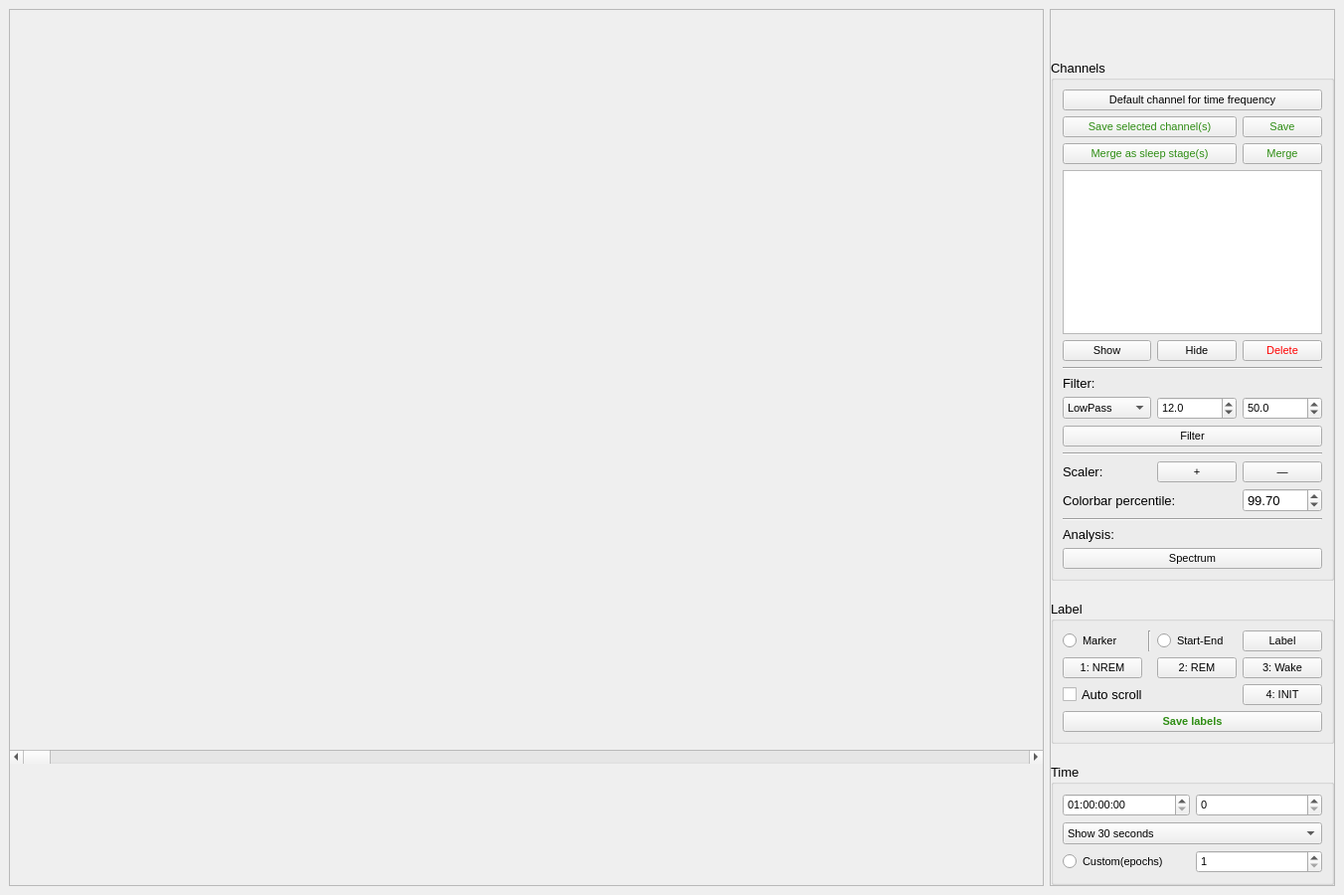
<?xml version="1.0" encoding="UTF-8"?>
<ui version="4.0">
 <class>sleep</class>
 <widget class="QMainWindow" name="sleep">
  <property name="geometry">
   <rect>
    <x>0</x>
    <y>0</y>
    <width>1352</width>
    <height>900</height>
   </rect>
  </property>
  <property name="sizePolicy">
   <sizepolicy hsizetype="Preferred" vsizetype="Preferred">
    <horstretch>0</horstretch>
    <verstretch>0</verstretch>
   </sizepolicy>
  </property>
  <property name="minimumSize">
   <size>
    <width>800</width>
    <height>900</height>
   </size>
  </property>
  <property name="windowTitle">
   <string>MiSleep</string>
  </property>
  <property name="windowIcon">
   <iconset resource="../../imgs/img.qrc">
    <normaloff>:/.png/logo.png</normaloff>:/.png/logo.png</iconset>
  </property>
  <widget class="QWidget" name="centralwidget">
   <property name="sizePolicy">
    <sizepolicy hsizetype="Preferred" vsizetype="Preferred">
     <horstretch>0</horstretch>
     <verstretch>0</verstretch>
    </sizepolicy>
   </property>
   <property name="minimumSize">
    <size>
     <width>0</width>
     <height>0</height>
    </size>
   </property>
   <layout class="QHBoxLayout" name="horizontalLayout">
    <item>
     <widget class="QFrame" name="frame">
      <property name="sizePolicy">
       <sizepolicy hsizetype="Preferred" vsizetype="Preferred">
        <horstretch>0</horstretch>
        <verstretch>0</verstretch>
       </sizepolicy>
      </property>
      <property name="frameShape">
       <enum>QFrame::StyledPanel</enum>
      </property>
      <property name="frameShadow">
       <enum>QFrame::Raised</enum>
      </property>
      <layout class="QVBoxLayout" name="verticalLayout">
       <property name="spacing">
        <number>2</number>
       </property>
       <property name="leftMargin">
        <number>0</number>
       </property>
       <property name="topMargin">
        <number>0</number>
       </property>
       <property name="rightMargin">
        <number>0</number>
       </property>
       <property name="bottomMargin">
        <number>0</number>
       </property>
       <item>
        <widget class="QScrollArea" name="signalScrollArea">
         <property name="sizePolicy">
          <sizepolicy hsizetype="Preferred" vsizetype="Preferred">
           <horstretch>0</horstretch>
           <verstretch>0</verstretch>
          </sizepolicy>
         </property>
         <property name="minimumSize">
          <size>
           <width>0</width>
           <height>550</height>
          </size>
         </property>
         <property name="maximumSize">
          <size>
           <width>16777215</width>
           <height>16777215</height>
          </size>
         </property>
         <property name="focusPolicy">
          <enum>Qt::NoFocus</enum>
         </property>
         <property name="autoFillBackground">
          <bool>true</bool>
         </property>
         <property name="frameShape">
          <enum>QFrame::NoFrame</enum>
         </property>
         <property name="frameShadow">
          <enum>QFrame::Sunken</enum>
         </property>
         <property name="lineWidth">
          <number>0</number>
         </property>
         <property name="widgetResizable">
          <bool>true</bool>
         </property>
         <widget class="QWidget" name="scrollAreaWidgetContents">
          <property name="geometry">
           <rect>
            <x>0</x>
            <y>0</y>
            <width>1048</width>
            <height>739</height>
           </rect>
          </property>
          <layout class="QVBoxLayout" name="verticalLayout_6"/>
         </widget>
        </widget>
       </item>
       <item>
        <widget class="QScrollBar" name="timeSlider">
         <property name="sizePolicy">
          <sizepolicy hsizetype="Minimum" vsizetype="Fixed">
           <horstretch>0</horstretch>
           <verstretch>0</verstretch>
          </sizepolicy>
         </property>
         <property name="minimumSize">
          <size>
           <width>0</width>
           <height>0</height>
          </size>
         </property>
         <property name="sizeIncrement">
          <size>
           <width>0</width>
           <height>0</height>
          </size>
         </property>
         <property name="font">
          <font>
           <family>Arial</family>
           <pointsize>10</pointsize>
          </font>
         </property>
         <property name="mouseTracking">
          <bool>false</bool>
         </property>
         <property name="maximum">
          <number>999999999</number>
         </property>
         <property name="pageStep">
          <number>30</number>
         </property>
         <property name="tracking">
          <bool>false</bool>
         </property>
         <property name="orientation">
          <enum>Qt::Horizontal</enum>
         </property>
         <property name="invertedAppearance">
          <bool>false</bool>
         </property>
        </widget>
       </item>
       <item>
        <widget class="QScrollArea" name="sleepStageArea">
         <property name="sizePolicy">
          <sizepolicy hsizetype="Preferred" vsizetype="Preferred">
           <horstretch>0</horstretch>
           <verstretch>0</verstretch>
          </sizepolicy>
         </property>
         <property name="minimumSize">
          <size>
           <width>0</width>
           <height>120</height>
          </size>
         </property>
         <property name="maximumSize">
          <size>
           <width>16777215</width>
           <height>120</height>
          </size>
         </property>
         <property name="frameShape">
          <enum>QFrame::NoFrame</enum>
         </property>
         <property name="widgetResizable">
          <bool>true</bool>
         </property>
         <widget class="QWidget" name="scrollAreaWidgetContents_2">
          <property name="geometry">
           <rect>
            <x>0</x>
            <y>0</y>
            <width>1048</width>
            <height>120</height>
           </rect>
          </property>
          <layout class="QVBoxLayout" name="verticalLayout_7"/>
         </widget>
        </widget>
       </item>
      </layout>
     </widget>
    </item>
    <item>
     <widget class="QFrame" name="frame_2">
      <property name="sizePolicy">
       <sizepolicy hsizetype="Maximum" vsizetype="Preferred">
        <horstretch>0</horstretch>
        <verstretch>0</verstretch>
       </sizepolicy>
      </property>
      <property name="minimumSize">
       <size>
        <width>0</width>
        <height>0</height>
       </size>
      </property>
      <property name="maximumSize">
       <size>
        <width>16777215</width>
        <height>16777215</height>
       </size>
      </property>
      <property name="font">
       <font>
        <family>Arial</family>
        <pointsize>10</pointsize>
       </font>
      </property>
      <property name="focusPolicy">
       <enum>Qt::NoFocus</enum>
      </property>
      <property name="contextMenuPolicy">
       <enum>Qt::DefaultContextMenu</enum>
      </property>
      <property name="styleSheet">
       <string notr="true"/>
      </property>
      <property name="frameShape">
       <enum>QFrame::StyledPanel</enum>
      </property>
      <property name="frameShadow">
       <enum>QFrame::Raised</enum>
      </property>
      <layout class="QVBoxLayout" name="verticalLayout_2">
       <property name="spacing">
        <number>20</number>
       </property>
       <property name="leftMargin">
        <number>0</number>
       </property>
       <property name="topMargin">
        <number>0</number>
       </property>
       <property name="rightMargin">
        <number>0</number>
       </property>
       <property name="bottomMargin">
        <number>0</number>
       </property>
       <item>
        <widget class="QLabel" name="label_2">
         <property name="minimumSize">
          <size>
           <width>0</width>
           <height>30</height>
          </size>
         </property>
         <property name="maximumSize">
          <size>
           <width>300</width>
           <height>50</height>
          </size>
         </property>
         <property name="styleSheet">
          <string notr="true">image: url(:/.png/entire_logo.png);</string>
         </property>
         <property name="text">
          <string/>
         </property>
        </widget>
       </item>
       <item>
        <widget class="QGroupBox" name="channelGroup">
         <property name="sizePolicy">
          <sizepolicy hsizetype="Preferred" vsizetype="Preferred">
           <horstretch>0</horstretch>
           <verstretch>0</verstretch>
          </sizepolicy>
         </property>
         <property name="font">
          <font>
           <family>Arial</family>
           <pointsize>10</pointsize>
          </font>
         </property>
         <property name="focusPolicy">
          <enum>Qt::TabFocus</enum>
         </property>
         <property name="autoFillBackground">
          <bool>true</bool>
         </property>
         <property name="title">
          <string>Channels</string>
         </property>
         <layout class="QGridLayout" name="gridLayout_5" columnstretch="0,0,0,0,0">
          <property name="sizeConstraint">
           <enum>QLayout::SetDefaultConstraint</enum>
          </property>
          <item row="20" column="0" colspan="5">
           <widget class="Line" name="line_5">
            <property name="orientation">
             <enum>Qt::Horizontal</enum>
            </property>
           </widget>
          </item>
          <item row="8" column="0" colspan="5">
           <widget class="Line" name="line_3">
            <property name="orientation">
             <enum>Qt::Horizontal</enum>
            </property>
           </widget>
          </item>
          <item row="16" column="4">
           <widget class="QPushButton" name="reductionBt">
            <property name="font">
             <font>
              <family>Microsoft JhengHei UI</family>
              <pointsize>8</pointsize>
             </font>
            </property>
            <property name="toolTip">
             <string>&lt;html&gt;&lt;head/&gt;&lt;body&gt;&lt;p&gt;Down&lt;/p&gt;&lt;/body&gt;&lt;/html&gt;</string>
            </property>
            <property name="text">
             <string>—</string>
            </property>
            <property name="shortcut">
             <string>Down</string>
            </property>
           </widget>
          </item>
          <item row="17" column="4">
           <widget class="QDoubleSpinBox" name="spectrumPercentileEdit">
            <property name="keyboardTracking">
             <bool>false</bool>
            </property>
            <property name="decimals">
             <number>2</number>
            </property>
            <property name="singleStep">
             <double>0.100000000000000</double>
            </property>
            <property name="value">
             <double>99.700000000000003</double>
            </property>
           </widget>
          </item>
          <item row="10" column="0" colspan="3">
           <widget class="QComboBox" name="passSelecter">
            <property name="font">
             <font>
              <family>Microsoft JhengHei UI</family>
              <pointsize>8</pointsize>
             </font>
            </property>
            <item>
             <property name="text">
              <string>LowPass</string>
             </property>
            </item>
            <item>
             <property name="text">
              <string>HighPass</string>
             </property>
            </item>
            <item>
             <property name="text">
              <string>BandPass</string>
             </property>
            </item>
           </widget>
          </item>
          <item row="4" column="4">
           <widget class="QPushButton" name="channelDeleteBt">
            <property name="font">
             <font>
              <family>Microsoft JhengHei UI</family>
              <pointsize>8</pointsize>
             </font>
            </property>
            <property name="autoFillBackground">
             <bool>false</bool>
            </property>
            <property name="styleSheet">
             <string notr="true">QPushButton {
	color: red;
}</string>
            </property>
            <property name="text">
             <string>Delete</string>
            </property>
           </widget>
          </item>
          <item row="16" column="3">
           <widget class="QPushButton" name="amplifyBt">
            <property name="font">
             <font>
              <family>Microsoft JhengHei UI</family>
              <pointsize>8</pointsize>
             </font>
            </property>
            <property name="toolTip">
             <string>&lt;html&gt;&lt;head/&gt;&lt;body&gt;&lt;p&gt;Up&lt;/p&gt;&lt;/body&gt;&lt;/html&gt;</string>
            </property>
            <property name="text">
             <string>+</string>
            </property>
            <property name="shortcut">
             <string>Up</string>
            </property>
           </widget>
          </item>
          <item row="0" column="0" colspan="5">
           <widget class="QPushButton" name="defaultTFBt">
            <property name="font">
             <font>
              <family>Microsoft JhengHei UI</family>
              <pointsize>8</pointsize>
             </font>
            </property>
            <property name="text">
             <string>Default channel for time frequency</string>
            </property>
           </widget>
          </item>
          <item row="15" column="0" colspan="5">
           <widget class="Line" name="line_4">
            <property name="orientation">
             <enum>Qt::Horizontal</enum>
            </property>
           </widget>
          </item>
          <item row="22" column="0" colspan="5">
           <widget class="QPushButton" name="spectrumBt">
            <property name="font">
             <font>
              <family>Microsoft JhengHei UI</family>
              <pointsize>8</pointsize>
             </font>
            </property>
            <property name="toolTip">
             <string>&lt;html&gt;&lt;head/&gt;&lt;body&gt;&lt;p&gt;S&lt;/p&gt;&lt;/body&gt;&lt;/html&gt;</string>
            </property>
            <property name="text">
             <string>Spectrum</string>
            </property>
            <property name="shortcut">
             <string>S</string>
            </property>
           </widget>
          </item>
          <item row="4" column="3">
           <widget class="QPushButton" name="channelHideBt">
            <property name="font">
             <font>
              <family>Microsoft JhengHei UI</family>
              <pointsize>8</pointsize>
             </font>
            </property>
            <property name="text">
             <string>Hide</string>
            </property>
           </widget>
          </item>
          <item row="21" column="0" colspan="2">
           <widget class="QLabel" name="label_5">
            <property name="text">
             <string>Analysis:</string>
            </property>
           </widget>
          </item>
          <item row="10" column="4">
           <widget class="QDoubleSpinBox" name="hzHighEdit">
            <property name="font">
             <font>
              <family>Microsoft JhengHei UI</family>
              <pointsize>8</pointsize>
             </font>
            </property>
            <property name="keyboardTracking">
             <bool>false</bool>
            </property>
            <property name="decimals">
             <number>1</number>
            </property>
            <property name="minimum">
             <double>0.200000000000000</double>
            </property>
            <property name="maximum">
             <double>1000.000000000000000</double>
            </property>
            <property name="value">
             <double>50.000000000000000</double>
            </property>
           </widget>
          </item>
          <item row="9" column="0" colspan="2">
           <widget class="QLabel" name="label_3">
            <property name="text">
             <string>Filter:</string>
            </property>
           </widget>
          </item>
          <item row="14" column="0" colspan="5">
           <widget class="QPushButton" name="filterBt">
            <property name="font">
             <font>
              <family>Microsoft JhengHei UI</family>
              <pointsize>8</pointsize>
             </font>
            </property>
            <property name="toolTip">
             <string>&lt;html&gt;&lt;head/&gt;&lt;body&gt;&lt;p&gt;F&lt;/p&gt;&lt;/body&gt;&lt;/html&gt;</string>
            </property>
            <property name="text">
             <string>Filter</string>
            </property>
            <property name="shortcut">
             <string>F</string>
            </property>
           </widget>
          </item>
          <item row="3" column="0" colspan="5">
           <widget class="QListView" name="channelList">
            <property name="sizePolicy">
             <sizepolicy hsizetype="Preferred" vsizetype="Preferred">
              <horstretch>0</horstretch>
              <verstretch>0</verstretch>
             </sizepolicy>
            </property>
            <property name="font">
             <font>
              <family>Microsoft JhengHei UI</family>
              <pointsize>8</pointsize>
             </font>
            </property>
            <property name="editTriggers">
             <set>QAbstractItemView::SelectedClicked</set>
            </property>
            <property name="selectionMode">
             <enum>QAbstractItemView::ExtendedSelection</enum>
            </property>
           </widget>
          </item>
          <item row="10" column="3">
           <widget class="QDoubleSpinBox" name="hzLowEdit">
            <property name="font">
             <font>
              <family>Microsoft JhengHei UI</family>
              <pointsize>8</pointsize>
             </font>
            </property>
            <property name="decimals">
             <number>1</number>
            </property>
            <property name="minimum">
             <double>0.100000000000000</double>
            </property>
            <property name="value">
             <double>12.000000000000000</double>
            </property>
           </widget>
          </item>
          <item row="17" column="0" colspan="4">
           <widget class="QLabel" name="label">
            <property name="text">
             <string>Colorbar percentile:</string>
            </property>
           </widget>
          </item>
          <item row="16" column="0" colspan="2">
           <widget class="QLabel" name="label_4">
            <property name="text">
             <string>Scaler:</string>
            </property>
           </widget>
          </item>
          <item row="4" column="0" colspan="3">
           <widget class="QPushButton" name="channelShowBt">
            <property name="font">
             <font>
              <family>Microsoft JhengHei UI</family>
              <pointsize>8</pointsize>
             </font>
            </property>
            <property name="text">
             <string>Show</string>
            </property>
           </widget>
          </item>
          <item row="1" column="0" colspan="4">
           <widget class="QPushButton" name="saveDataBt">
            <property name="font">
             <font>
              <family>Microsoft YaHei UI</family>
              <pointsize>8</pointsize>
             </font>
            </property>
            <property name="styleSheet">
             <string notr="true">QPushButton {
	color: rgb(46, 141, 19);
}</string>
            </property>
            <property name="text">
             <string>Save selected channel(s)</string>
            </property>
           </widget>
          </item>
          <item row="2" column="0" colspan="4">
           <widget class="QPushButton" name="saveSleepStageDataBt">
            <property name="font">
             <font>
              <family>Microsoft JhengHei UI</family>
              <pointsize>8</pointsize>
             </font>
            </property>
            <property name="styleSheet">
             <string notr="true">QPushButton {
	color: rgb(46, 141, 19);
}</string>
            </property>
            <property name="text">
             <string>Merge as sleep stage(s)</string>
            </property>
           </widget>
          </item>
          <item row="1" column="4">
           <widget class="QPushButton" name="saveAllBt">
            <property name="font">
             <font>
              <family>Microsoft JhengHei UI</family>
              <pointsize>8</pointsize>
             </font>
            </property>
            <property name="styleSheet">
             <string notr="true">QPushButton {
	color: rgb(46, 141, 19);
}</string>
            </property>
            <property name="text">
             <string>Save</string>
            </property>
           </widget>
          </item>
          <item row="2" column="4">
           <widget class="QPushButton" name="mergeAllBt">
            <property name="font">
             <font>
              <family>Microsoft JhengHei UI</family>
              <pointsize>8</pointsize>
             </font>
            </property>
            <property name="styleSheet">
             <string notr="true">QPushButton {
	color: rgb(46, 141, 19);
}</string>
            </property>
            <property name="text">
             <string>Merge</string>
            </property>
           </widget>
          </item>
         </layout>
        </widget>
       </item>
       <item>
        <widget class="QGroupBox" name="groupBox_3">
         <property name="autoFillBackground">
          <bool>true</bool>
         </property>
         <property name="title">
          <string>Label</string>
         </property>
         <layout class="QGridLayout" name="gridLayout">
          <item row="0" column="4">
           <widget class="QPushButton" name="labelBt">
            <property name="font">
             <font>
              <family>Microsoft JhengHei UI</family>
              <pointsize>8</pointsize>
             </font>
            </property>
            <property name="toolTip">
             <string>&lt;html&gt;&lt;head/&gt;&lt;body&gt;&lt;p&gt;L&lt;/p&gt;&lt;/body&gt;&lt;/html&gt;</string>
            </property>
            <property name="text">
             <string>Label</string>
            </property>
            <property name="shortcut">
             <string>L</string>
            </property>
           </widget>
          </item>
          <item row="0" column="1">
           <widget class="QRadioButton" name="markerRadio">
            <property name="font">
             <font>
              <family>Microsoft JhengHei UI</family>
              <pointsize>8</pointsize>
             </font>
            </property>
            <property name="toolTip">
             <string>&lt;html&gt;&lt;head/&gt;&lt;body&gt;&lt;p&gt;Q&lt;/p&gt;&lt;/body&gt;&lt;/html&gt;</string>
            </property>
            <property name="text">
             <string>Marker</string>
            </property>
            <property name="shortcut">
             <string>Q</string>
            </property>
           </widget>
          </item>
          <item row="0" column="2">
           <widget class="Line" name="line">
            <property name="orientation">
             <enum>Qt::Vertical</enum>
            </property>
           </widget>
          </item>
          <item row="8" column="1" colspan="4">
           <widget class="QPushButton" name="saveBt">
            <property name="font">
             <font>
              <family>Microsoft JhengHei UI</family>
              <pointsize>8</pointsize>
              <weight>75</weight>
              <bold>true</bold>
             </font>
            </property>
            <property name="toolTip">
             <string>&lt;html&gt;&lt;head/&gt;&lt;body&gt;&lt;p&gt;&lt;span style=&quot; font-weight:400;&quot;&gt;CTRL+S&lt;/span&gt;&lt;/p&gt;&lt;/body&gt;&lt;/html&gt;</string>
            </property>
            <property name="styleSheet">
             <string notr="true">QPushButton {
	color: rgb(46, 141, 19);
}</string>
            </property>
            <property name="text">
             <string>Save labels</string>
            </property>
            <property name="shortcut">
             <string>Ctrl+S</string>
            </property>
           </widget>
          </item>
          <item row="0" column="3">
           <widget class="QRadioButton" name="startEndRadio">
            <property name="font">
             <font>
              <family>Microsoft JhengHei UI</family>
              <pointsize>8</pointsize>
             </font>
            </property>
            <property name="toolTip">
             <string>&lt;html&gt;&lt;head/&gt;&lt;body&gt;&lt;p&gt;W&lt;/p&gt;&lt;/body&gt;&lt;/html&gt;</string>
            </property>
            <property name="text">
             <string>Start-End</string>
            </property>
            <property name="shortcut">
             <string>W</string>
            </property>
           </widget>
          </item>
          <item row="3" column="1">
           <widget class="QPushButton" name="nremBt">
            <property name="font">
             <font>
              <family>Microsoft JhengHei UI</family>
              <pointsize>8</pointsize>
             </font>
            </property>
            <property name="toolTip">
             <string>&lt;html&gt;&lt;head/&gt;&lt;body&gt;&lt;p&gt;NUM1&lt;/p&gt;&lt;/body&gt;&lt;/html&gt;</string>
            </property>
            <property name="text">
             <string>1: NREM</string>
            </property>
            <property name="shortcut">
             <string>1</string>
            </property>
           </widget>
          </item>
          <item row="3" column="3">
           <widget class="QPushButton" name="remBt">
            <property name="font">
             <font>
              <family>Microsoft JhengHei UI</family>
              <pointsize>8</pointsize>
             </font>
            </property>
            <property name="toolTip">
             <string>&lt;html&gt;&lt;head/&gt;&lt;body&gt;&lt;p&gt;NUM2&lt;/p&gt;&lt;/body&gt;&lt;/html&gt;</string>
            </property>
            <property name="text">
             <string>2: REM</string>
            </property>
            <property name="shortcut">
             <string>2</string>
            </property>
           </widget>
          </item>
          <item row="3" column="4">
           <widget class="QPushButton" name="wakeBt">
            <property name="font">
             <font>
              <family>Microsoft JhengHei UI</family>
              <pointsize>8</pointsize>
             </font>
            </property>
            <property name="toolTip">
             <string>&lt;html&gt;&lt;head/&gt;&lt;body&gt;&lt;p&gt;NUM3&lt;/p&gt;&lt;/body&gt;&lt;/html&gt;</string>
            </property>
            <property name="text">
             <string>3: Wake</string>
            </property>
            <property name="shortcut">
             <string>3</string>
            </property>
           </widget>
          </item>
          <item row="7" column="1" colspan="3">
           <widget class="QCheckBox" name="autoScrollCheckBox">
            <property name="text">
             <string>Auto scroll</string>
            </property>
            <property name="shortcut">
             <string>A</string>
            </property>
           </widget>
          </item>
          <item row="7" column="4">
           <widget class="QPushButton" name="initBt">
            <property name="font">
             <font>
              <family>Microsoft YaHei UI</family>
              <pointsize>8</pointsize>
             </font>
            </property>
            <property name="toolTip">
             <string>&lt;html&gt;&lt;head/&gt;&lt;body&gt;&lt;p&gt;NUM4&lt;/p&gt;&lt;/body&gt;&lt;/html&gt;</string>
            </property>
            <property name="text">
             <string>4: INIT</string>
            </property>
            <property name="shortcut">
             <string>4</string>
            </property>
           </widget>
          </item>
         </layout>
        </widget>
       </item>
       <item>
        <widget class="QGroupBox" name="groupBox">
         <property name="sizePolicy">
          <sizepolicy hsizetype="Preferred" vsizetype="Preferred">
           <horstretch>0</horstretch>
           <verstretch>0</verstretch>
          </sizepolicy>
         </property>
         <property name="minimumSize">
          <size>
           <width>0</width>
           <height>0</height>
          </size>
         </property>
         <property name="autoFillBackground">
          <bool>true</bool>
         </property>
         <property name="title">
          <string>Time</string>
         </property>
         <layout class="QGridLayout" name="gridLayout_3">
          <item row="0" column="0">
           <widget class="QDateTimeEdit" name="dateTimeEdit">
            <property name="font">
             <font>
              <family>Microsoft JhengHei UI</family>
              <pointsize>8</pointsize>
             </font>
            </property>
            <property name="keyboardTracking">
             <bool>false</bool>
            </property>
            <property name="currentSection">
             <enum>QDateTimeEdit::DaySection</enum>
            </property>
            <property name="displayFormat">
             <string>dd:HH:mm:ss</string>
            </property>
            <property name="calendarPopup">
             <bool>false</bool>
            </property>
            <property name="currentSectionIndex">
             <number>0</number>
            </property>
            <property name="timeSpec">
             <enum>Qt::LocalTime</enum>
            </property>
           </widget>
          </item>
          <item row="5" column="0">
           <widget class="QRadioButton" name="epochCustomRadio">
            <property name="font">
             <font>
              <family>Microsoft JhengHei UI</family>
              <pointsize>8</pointsize>
             </font>
            </property>
            <property name="text">
             <string>Custom(epochs)</string>
            </property>
           </widget>
          </item>
          <item row="3" column="0" colspan="2">
           <widget class="QComboBox" name="epochSelector">
            <property name="font">
             <font>
              <family>Microsoft JhengHei UI</family>
              <pointsize>8</pointsize>
             </font>
            </property>
            <property name="currentIndex">
             <number>0</number>
            </property>
            <item>
             <property name="text">
              <string>Show 30 seconds</string>
             </property>
            </item>
            <item>
             <property name="text">
              <string>Show 1 minute</string>
             </property>
            </item>
            <item>
             <property name="text">
              <string>Show 5 minutes</string>
             </property>
            </item>
            <item>
             <property name="text">
              <string>Show 30 minutes</string>
             </property>
            </item>
            <item>
             <property name="text">
              <string>Show 1 hour</string>
             </property>
            </item>
            <item>
             <property name="text">
              <string>Show 1 epoch</string>
             </property>
            </item>
            <item>
             <property name="text">
              <string>Show 3 epochs</string>
             </property>
            </item>
            <item>
             <property name="text">
              <string>Show 5 epochs </string>
             </property>
            </item>
            <item>
             <property name="text">
              <string>Show 9 epochs</string>
             </property>
            </item>
           </widget>
          </item>
          <item row="0" column="1">
           <widget class="QSpinBox" name="secTimeEdit">
            <property name="font">
             <font>
              <family>Microsoft JhengHei UI</family>
              <pointsize>8</pointsize>
             </font>
            </property>
            <property name="keyboardTracking">
             <bool>false</bool>
            </property>
            <property name="maximum">
             <number>999999996</number>
            </property>
           </widget>
          </item>
          <item row="5" column="1">
           <widget class="QSpinBox" name="epochShow">
            <property name="font">
             <font>
              <family>Microsoft JhengHei UI</family>
              <pointsize>8</pointsize>
             </font>
            </property>
            <property name="keyboardTracking">
             <bool>false</bool>
            </property>
            <property name="minimum">
             <number>1</number>
            </property>
           </widget>
          </item>
         </layout>
        </widget>
       </item>
      </layout>
     </widget>
    </item>
   </layout>
  </widget>
 </widget>
 <resources>
  <include location="../../imgs/img.qrc"/>
 </resources>
 <connections/>
</ui>
